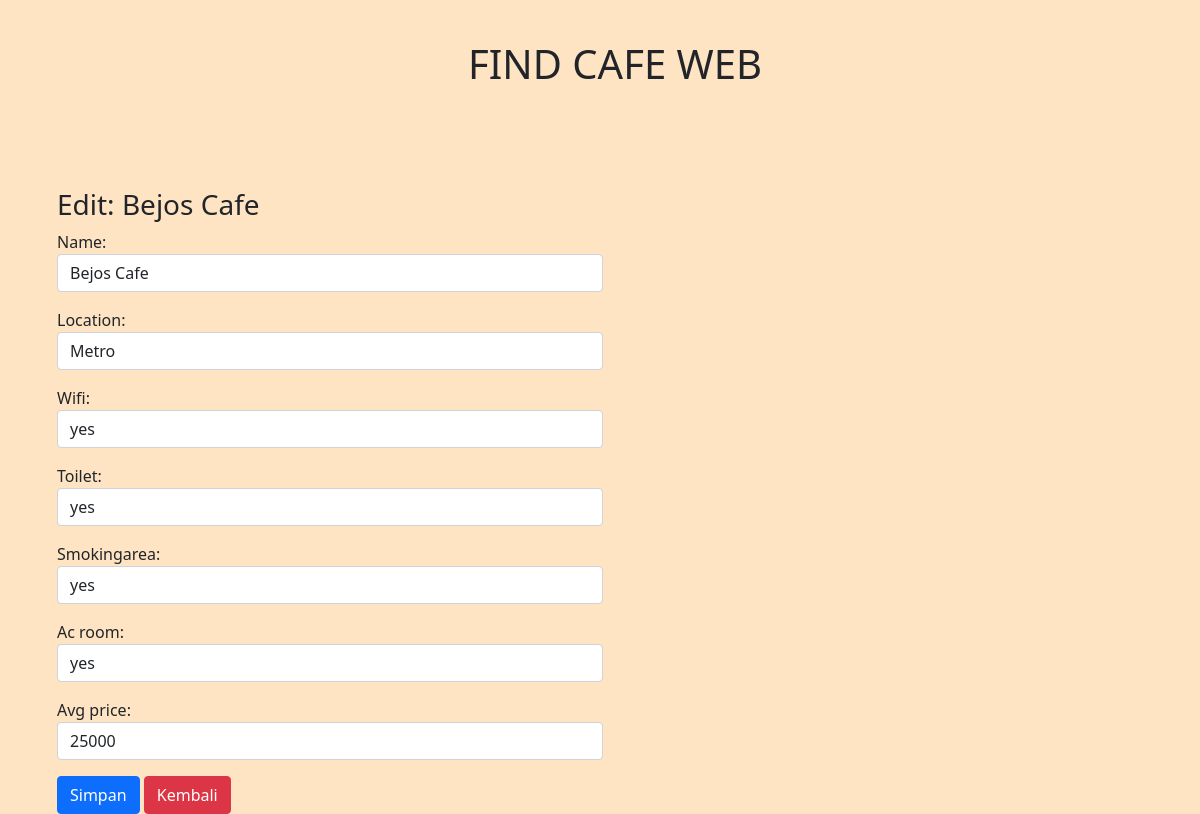
/list-cafe/edit-cafe/2, run on the app's committed database.
### findcafe/models.py (models this page shows, shortened)
class Cafe(models.Model):
    name = models.CharField(max_length=50)
    location = models.CharField(max_length=50)
    wifi = models.CharField(max_length=3)
    toilet = models.CharField(max_length=3)
    smokingarea = models.CharField(max_length=3)
    ac_room = models.CharField(max_length=3)
    avg_price = models.IntegerField()

### findcafe/views.py (the view)
# urls.py: path('list-cafe/edit-cafe/<int:id_cafe>', edit_cafe, name='edit_cafe'),
def edit_cafe(request, id_cafe):
    cafe = Cafe.objects.get(id=id_cafe)
    template = 'edit-cafe.html'
    if request.POST:
        form = CafeForm(request.POST, instance=cafe)
        if form.is_valid():
            form.save()
            messages.success(request, 'Data changed successfully')
            return redirect('edit_cafe', id_cafe=id_cafe)
    else:
        form = CafeForm(instance=cafe)
        content = {
            'form' : form,
            'cafe': cafe,
            }
        return render(request, template, content)

### findcafe/forms.py
class CafeForm(ModelForm):
    class Meta:
        model = Cafe
        fields = '__all__'
        widgets = {
            'name' : forms.TextInput({'class' : 'form-control'}),
            'location' : forms.TextInput({'class' : 'form-control'}),
            'wifi' : forms.TextInput({'class' : 'form-control'}),
            'toilet' : forms.TextInput({'class' : 'form-control'}),
            'smokingarea' : forms.TextInput({'class' : 'form-control'}),
            'ac_room' : forms.TextInput({'class' : 'form-control'}),
            'avg_price' : forms.TextInput({'class' : 'form-control'}),
        }

### findcafe/templates/edit-cafe.html (shortened to what this page needs)
{% extends 'base.html' %} {% block content %}
<div class="container">
  <div class="row">
    <div class="col-md-6">
      <h3>Edit: {{cafe.name}}</h3>
      <form action="{% url 'edit_cafe' cafe.id %}" method="post">
        {% csrf_token %} {{form.as_p}}
        <button class="btn btn-primary">Simpan</button>
        <a href="/list-cafe" class="btn btn-danger">Kembali</a>
      </form>
    </div>
  </div>
</div>
{% endblock %}

### static/css/style.css (style rules this page uses)
body { background-color: bisque; }

### templates/base.html (style rules this page uses)
body { padding-left: 30px; }

### data on the page
Cafe: name "Bejos Cafe", location "Metro", wifi "yes", toilet "yes", smokingarea "yes", ac_room "yes", avg_price "25000"
